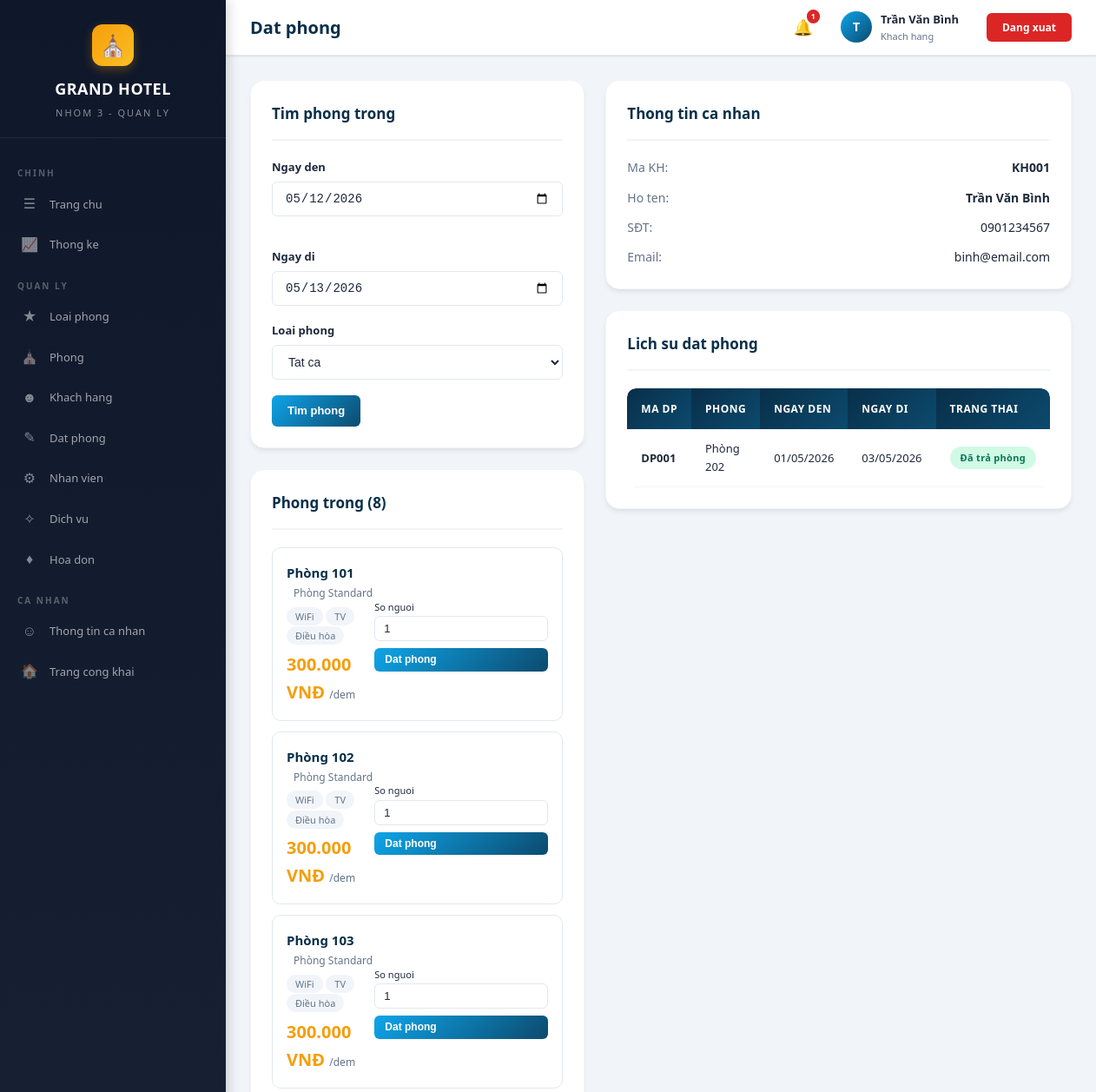
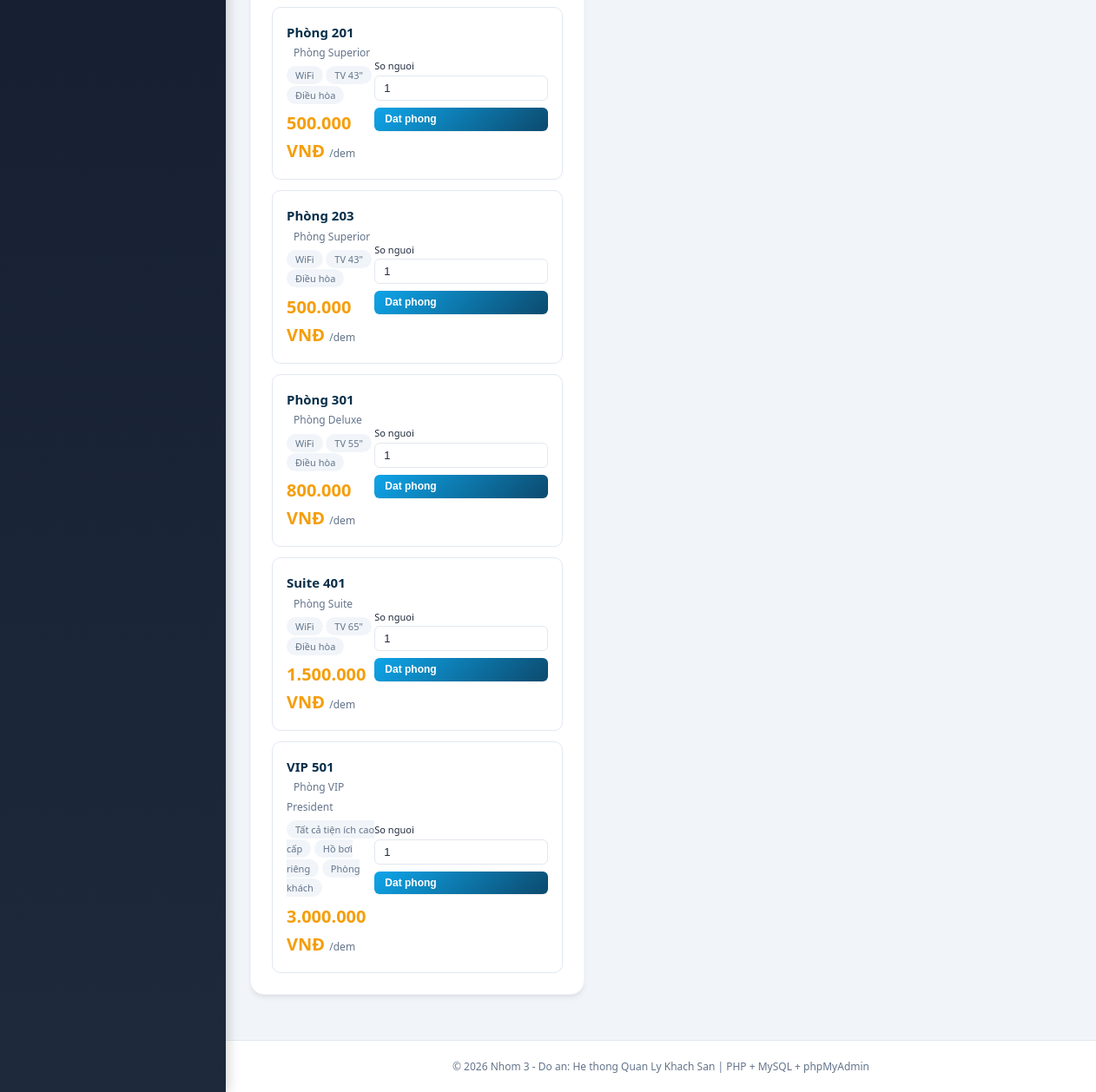
Page /datphong_khach.php (signed in) on the committed database (2 pictures, top to bottom).
### tables this page shows
CREATE TABLE IF NOT EXISTS phong (
    id INT AUTO_INCREMENT PRIMARY KEY,
    maphong VARCHAR(20) NOT NULL UNIQUE,
    tenphong VARCHAR(100) NOT NULL,
    loaiphong_id INT NOT NULL,
    tang INT DEFAULT 1,
    trangthai ENUM('trong', 'dang_thue', 'bao_tri', 'da_dat') DEFAULT 'trong',
    mota TEXT,
    hinhanh VARCHAR(255) DEFAULT '',
    created_at TIMESTAMP DEFAULT CURRENT_TIMESTAMP,
    FOREIGN KEY (loaiphong_id) REFERENCES loaiphong(id) ON DELETE RESTRICT
);

CREATE TABLE IF NOT EXISTS loaiphong (
    id INT AUTO_INCREMENT PRIMARY KEY,
    tenloai VARCHAR(100) NOT NULL,
    mota TEXT,
    giaban DECIMAL(12,2) NOT NULL DEFAULT 0,
    sophong_max INT DEFAULT 2,
    tienich TEXT,
    hinhanh VARCHAR(255) DEFAULT ''
);

CREATE TABLE IF NOT EXISTS khachhang (
    id INT AUTO_INCREMENT PRIMARY KEY,
    makh VARCHAR(20) NOT NULL UNIQUE,
    taikhoan_id INT,
    hoten VARCHAR(100) NOT NULL,
    cmnd VARCHAR(20),
    sdt VARCHAR(15),
    email VARCHAR(100),
    diachi TEXT,
    gioitinh ENUM('Nam', 'Nu', 'Khac') DEFAULT 'Nam',
    ngaysinh DATE,
    quoctich VARCHAR(50) DEFAULT 'Việt Nam',
    ghichu TEXT,
    created_at TIMESTAMP DEFAULT CURRENT_TIMESTAMP,
    FOREIGN KEY (taikhoan_id) REFERENCES taikhoan(id) ON DELETE SET NULL
);

CREATE TABLE IF NOT EXISTS datphong (
    id INT AUTO_INCREMENT PRIMARY KEY,
    madatphong VARCHAR(20) NOT NULL UNIQUE,
    khachhang_id INT NOT NULL,
    phong_id INT NOT NULL,
    nhanvien_id INT,
    ngayden DATE NOT NULL,
    ngaydi DATE NOT NULL,
    songuoi INT DEFAULT 1,
    yeucau TEXT,
    trangthai ENUM('cho_xac_nhan', 'da_xac_nhan', 'da_nhan_phong', 'da_tra_phong', 'da_huy') DEFAULT 'cho_xac_nhan',
    ghichu TEXT,
    created_at TIMESTAMP DEFAULT CURRENT_TIMESTAMP,
    updated_at TIMESTAMP DEFAULT CURRENT_TIMESTAMP ON UPDATE CURRENT_TIMESTAMP,
    FOREIGN KEY (khachhang_id) REFERENCES khachhang(id) ON DELETE RESTRICT,
    FOREIGN KEY (phong_id) REFERENCES phong(id) ON DELETE RESTRICT,
    FOREIGN KEY (nhanvien_id) REFERENCES nhanvien(id) ON DELETE SET NULL
);

### datphong_khach.php (the view, shortened to what this page needs)
<?php
require_once 'config.php';
$userId = $_SESSION['user_id'];
$stmt = $pdo->prepare("SELECT * FROM khachhang WHERE taikhoan_id = ?");
$stmt->execute([$userId]);
$khachHang = $stmt->fetch();
$ngayden = $_GET['ngayden'] ?? date('Y-m-d');
$ngaydi = $_GET['ngaydi'] ?? date('Y-m-d', strtotime('+1 day'));
$sql = "SELECT p.*, lp.tenloai, lp.giaban, lp.tienich, lp.sophong_max, lp.mota as loaimota
        FROM phong p LEFT JOIN loaiphong lp ON p.loaiphong_id=lp.id
        WHERE p.trangthai='trong'";
$params = [];
$sql .= " ORDER BY lp.giaban ASC";
$stmt = $pdo->prepare($sql);
$stmt->execute($params);
$dsPhongTrong = $stmt->fetchAll();
$dsLichSu = $pdo->prepare("SELECT dp.*, p.tenphong, lp.tenloai, lp.giaban FROM datphong dp LEFT JOIN phong p ON dp.phong_id=p.id LEFT JOIN loaiphong lp ON p.loaiphong_id=lp.id WHERE dp.khachhang_id=? ORDER BY dp.created_at DESC LIMIT 10");
$dsLichSu->execute([$khachHang['id']]);
$lichSu = $dsLichSu->fetchAll();
require_once 'header.php';
?>
<div style="display:grid; grid-template-columns:1fr 1fr; gap:24px;">
    <div>
        <div class="card">
            <div class="card-header">
                <h3>Tim phong trong</h3>
            </div>
            <form method="GET" action="">
                <div class="form-grid">
                    <div class="form-group">
                        <label>Ngay den</label>
                        <input type="date" name="ngayden" class="form-control" value="<?php echo htmlspecialchars($ngayden); ?>" required>
                    </div>
                    <div class="form-group">
                        <label>Ngay di</label>
                        <input type="date" name="ngaydi" class="form-control" value="<?php echo htmlspecialchars($ngaydi); ?>" required>
                    </div>
                </div>
                <div class="form-group">
                    <label>Loai phong</label>
                    <select name="loaiphong_id" class="form-control">
                        <option value="">Tat ca</option>
                    </select>
                </div>
                <button type="submit" class="btn btn-primary">Tim phong</button>
            </form>
        </div>
        <div class="card" style="margin-top:24px;">
            <div class="card-header">
                <h3>Phong trong (<span id="roomCount"><?php echo count($dsPhongTrong); ?></span>)</h3>
            </div>
            <?php if (empty($dsPhongTrong)): ?>
                <div class="empty-state">
                    <div class="empty-icon">&#9962;</div>
                    <h4>Khong co phong trong</h4>
                    <p>Vui long thu ngay khac hoac loai phong khac</p>
                </div>
            <?php else: ?>
                <div style="display:grid; gap:12px;">
                    <?php foreach ($dsPhongTrong as $p): ?>
                    <div style="border:1px solid var(--border); border-radius:var(--radius); padding:16px; display:flex; justify-content:space-between; align-items:center; transition:var(--transition);" onmouseover="this.style.borderColor='var(--primary-light)'" onmouseout="this.style.borderColor='var(--border)'">
                        <div>
                            <strong style="font-size:15px; color:var(--primary-dark);"><?php echo htmlspecialchars($p['tenphong']); ?></strong>
                            <span style="font-size:12px; color:var(--text-light); margin-left:8px;"><?php echo htmlspecialchars($p['tenloai']); ?></span>
                            <div style="margin-top:4px;">
                                <?php if ($p['tienich']): ?>
                                    <?php foreach (explode(',', $p['tienich']) as $i => $t): ?>
                                        <?php if ($i < 3): ?>
                                        <span class="room-amenity"><?php echo htmlspecialchars(trim($t)); ?></span>
                                        <?php endif; ?>
                                    <?php endforeach; ?>
                                <?php endif; ?>
                            </div>
                            <div style="margin-top:6px; font-size:20px; font-weight:800; color:var(--accent);">
                                <?php echo formatMoney($p['giaban']); ?> <small style="font-size:12px; font-weight:400; color:var(--text-light);">/dem</small>
                            </div>
                        </div>
                        <form method="POST" action="" style="display:flex; flex-direction:column; gap:8px; min-width:200px;">
                            <div>
                                <label style="font-size:11px;">So nguoi</label>
                                <input type="number" name="songuoi" class="form-control" value="1" min="1" max="<?php echo $p['sophong_max']; ?>" style="padding:6px 10px; font-size:13px;">
                            </div>
                            <button type="submit" class="btn btn-primary btn-sm">Dat phong</button>
                        </form>
                    </div>
                    <?php endforeach; ?>
                </div>
            <?php endif; ?>
        </div>
    </div>
    <div>
        <div class="card">
            <div class="card-header">
                <h3>Thong tin ca nhan</h3>
            </div>
            <div style="display:grid; gap:12px;">
                <div class="d-flex justify-between">
                    <span style="color:var(--text-light);">Ma KH:</span>
                    <strong><?php echo htmlspecialchars($khachHang['makh']); ?></strong>
                </div>
                <div class="d-flex justify-between">
                    <span style="color:var(--text-light);">Ho ten:</span>
                    <strong><?php echo htmlspecialchars($khachHang['hoten']); ?></strong>
                </div>
                <div class="d-flex justify-between">
                    <span style="color:var(--text-light);">SĐT:</span>
                    <span><?php echo htmlspecialchars($khachHang['sdt'] ?? 'Chua cap nhat'); ?></span>
                </div>
                <div class="d-flex justify-between">
                    <span style="color:var(--text-light);">Email:</span>
                    <span><?php echo htmlspecialchars($khachHang['email'] ?? 'Chua cap nhat'); ?></span>
                </div>
            </div>
        </div>
        <div class="card" style="margin-top:24px;">
            <div class="card-header">
                <h3>Lich su dat phong</h3>
            </div>
            <?php if (empty($lichSu)): ?>
                <div class="empty-state">
                    <div class="empty-icon">&#9998;</div>
                    <h4>Chua co lich su</h4>
                    <p>Ban chua dat phong nao</p>
                </div>
            <?php else: ?>
                <div class="table-wrapper">
                    <table>
                        <thead>
                            <tr>
                                <th>Ma DP</th>
                                <th>Phong</th>
                                <th>Ngay den</th>
                                <th>Ngay di</th>
                                <th>Trang thai</th>
                            </tr>
                        </thead>
                        <tbody>
                            <?php foreach ($lichSu as $ls): ?>
                            <tr>
                                <td><strong><?php echo htmlspecialchars($ls['madatphong']); ?></strong></td>
                                <td><?php echo htmlspecialchars($ls['tenphong']); ?></td>
                                <td><?php echo formatDate($ls['ngayden']); ?></td>
                                <td><?php echo formatDate($ls['ngaydi']); ?></td>
                                <td><?php echo getStatusBadge($ls['trangthai'], 'datphong'); ?></td>
                            </tr>
                            <?php endforeach; ?>
                        </tbody>
                    </table>
                </div>
            <?php endif; ?>
        </div>
    </div>
</div>
<?php require_once 'footer.php'; ?>

### config.php (shortened to what this page needs)
<?php
function formatMoney($amount) {
    return number_format($amount, 0, ',', '.') . ' VNĐ';
}
function formatDate($date) {
    return date('d/m/Y', strtotime($date));
}
function getStatusBadge($status, $type = 'phong') {
    $map = [
        'phong' => [
            'trong' => ['badge-success', 'Trống'],
            'dang_thue' => ['badge-info', 'Đang thuê'],
            'bao_tri' => ['badge-danger', 'Bảo trì'],
            'da_dat' => ['badge-warning', 'Đã đặt'],
        ],
        'datphong' => [
            'cho_xac_nhan' => ['badge-warning', 'Chờ xác nhận'],
            'da_xac_nhan' => ['badge-info', 'Đã xác nhận'],
            'da_nhan_phong' => ['badge-primary', 'Đã nhận phòng'],
            'da_tra_phong' => ['badge-success', 'Đã trả phòng'],
            'da_huy' => ['badge-danger', 'Đã hủy'],
        ],
        'hoadon' => [
            'chua_thanh_toan' => ['badge-danger', 'Chưa thanh toán'],
            'da_thanh_toan' => ['badge-success', 'Đã thanh toán'],
            'da_huy' => ['badge-secondary', 'Đã hủy'],
        ],
        'nhanvien' => [
            'hoat_dong' => ['badge-success', 'Hoạt động'],
            'nghi_viec' => ['badge-danger', 'Nghỉ việc'],
        ],
        'dichvu' => [
            'hoat_dong' => ['badge-success', 'Hoạt động'],
            'ngung' => ['badge-danger', 'Ngưng'],
        ],
        'taikhoan' => [
            'hoat_dong' => ['badge-success', 'Hoạt động'],
            'khoa' => ['badge-danger', 'Khóa'],
        ],
    ];
    $item = $map[$type][$status] ?? ['badge-secondary', $status];
    return '<span class="badge ' . $item[0] . '">' . $item[1] . '</span>';
}
?>

### style.css (style rules this page uses)
* { margin: 0; padding: 0; box-sizing: border-box; }
:root { --primary: #0c4a6e; --primary-light: #0ea5e9; --primary-lighter: #e0f2fe; --primary-dark: #082f49; --accent: #f59e0b; --accent-light: #fbbf24; --accent-lighter: #fef3c7; --success: #059669; --success-light: #10b981; --success-lighter: #d1fae5; --warning: #d97706; --warning-lighter: #fef3c7; --danger: #dc2626; --danger-light: #ef4444; --danger-lighter: #fee2e2; --info: #0284c7; --info-lighter: #e0f2fe; --bg: #f1f5f9; --bg-dark: #0f172a; --card: #ffffff; --text: #1e293b; --text-light: #64748b; --text-lighter: #94a3b8; --border: #e2e8f0; --border-light: #f1f5f9; --sidebar-w: 260px; --topbar-h: 64px; --radius: 10px; --radius-sm: 6px; --radius-lg: 16px; --shadow: 0 1px 3px rgba(0,0,0,0.06), 0 1px 2px rgba(0,0,0,0.04); --shadow-md: 0 4px 6px -1px rgba(0,0,0,0.07), 0 2px 4px -2px rgba(0,0,0,0.05); --shadow-lg: 0 10px 15px -3px rgba(0,0,0,0.08), 0 4px 6px -4px rgba(0,0,0,0.04); --shadow-xl: 0 20px 25px -5px rgba(0,0,0,0.1), 0 8px 10px -6px rgba(0,0,0,0.06); --transition: all 0.2s cubic-bezier(0.4, 0, 0.2, 1); }
body { font-family: 'Segoe UI', -apple-system, BlinkMacSystemFont, sans-serif; background: var(--bg); color: var(--text); line-height: 1.6; font-size: 14px; -webkit-font-smoothing: antialiased; }
.card { background: var(--card); border-radius: var(--radius-lg); box-shadow: var(--shadow-md); padding: 24px; margin-bottom: 24px; border: 1px solid var(--border-light); transition: var(--transition); }
.card-header { display: flex; justify-content: space-between; align-items: center; margin-bottom: 20px; padding-bottom: 16px; border-bottom: 2px solid var(--border-light); }
.card-header h3 { font-size: 17px; font-weight: 700; color: var(--primary-dark); }
.table-wrapper { overflow-x: auto; border-radius: var(--radius); }
table { width: 100%; border-collapse: separate; border-spacing: 0; }
table thead th { background: linear-gradient(135deg, var(--primary-dark), var(--primary)); color: #fff; padding: 14px 16px; text-align: left; font-size: 12px; font-weight: 600; white-space: nowrap; text-transform: uppercase; letter-spacing: 0.5px; border-bottom: none; }
table thead th:first-child { border-radius: var(--radius) 0 0 0; }
table thead th:last-child { border-radius: 0 var(--radius) 0 0; }
table tbody td { padding: 12px 16px; border-bottom: 1px solid var(--border-light); font-size: 13px; vertical-align: middle; }
table tbody tr { transition: var(--transition); }
.btn { display: inline-flex; align-items: center; gap: 6px; padding: 9px 18px; border: none; border-radius: var(--radius-sm); font-size: 13px; font-weight: 600; cursor: pointer; transition: var(--transition); text-decoration: none; line-height: 1.4; box-shadow: 0 1px 2px rgba(0,0,0,0.05); }
.btn-primary { background: linear-gradient(135deg, var(--primary-light), var(--primary)); color: #fff; }
.btn-sm { padding: 5px 12px; font-size: 12px; }
.form-grid { display: grid; grid-template-columns: repeat(auto-fit, minmax(280px, 1fr)); gap: 18px; }
.form-group { margin-bottom: 18px; }
.form-group label { display: block; font-size: 13px; font-weight: 600; color: var(--text); margin-bottom: 6px; }
.form-control { width: 100%; padding: 10px 14px; border: 1.5px solid var(--border); border-radius: var(--radius-sm); font-size: 14px; color: var(--text); background: #fff; transition: var(--transition); }
.form-control::placeholder { color: var(--text-lighter); }
select.form-control { appearance: auto; }
.badge { display: inline-flex; align-items: center; gap: 4px; padding: 4px 12px; border-radius: 20px; font-size: 11px; font-weight: 600; white-space: nowrap; letter-spacing: 0.3px; }
.badge-success { background: var(--success-lighter); color: #047857; }
.room-amenity { background: var(--border-light); color: var(--text-light); padding: 3px 10px; border-radius: 20px; font-size: 11px; font-weight: 500; }
.d-flex { display: flex; }
.justify-between { justify-content: space-between; }

### rows in the picture
phong: tenphong "Phòng 101", loaiphong.tenloai "Phòng Standard", loaiphong.tienich "WiFi", loaiphong.tienich "TV", loaiphong.tienich "Điều hòa", loaiphong.giaban "300.000 VNĐ"
phong: tenphong "Phòng 102", loaiphong.tenloai "Phòng Standard", loaiphong.tienich "WiFi", loaiphong.tienich "TV", loaiphong.tienich "Điều hòa", loaiphong.giaban "300.000 VNĐ"
phong: tenphong "Phòng 103", loaiphong.tenloai "Phòng Standard", loaiphong.tienich "WiFi", loaiphong.tienich "TV", loaiphong.tienich "Điều hòa", loaiphong.giaban "300.000 VNĐ"
phong: tenphong "Phòng 201", loaiphong.tenloai "Phòng Superior", loaiphong.tienich "WiFi", loaiphong.tienich "TV 43\"", loaiphong.tienich "Điều hòa", loaiphong.giaban "500.000 VNĐ"
phong: tenphong "Phòng 203", loaiphong.tenloai "Phòng Superior", loaiphong.tienich "WiFi", loaiphong.tienich "TV 43\"", loaiphong.tienich "Điều hòa", loaiphong.giaban "500.000 VNĐ"
phong: tenphong "Phòng 301", loaiphong.tenloai "Phòng Deluxe", loaiphong.tienich "WiFi", loaiphong.tienich "TV 55\"", loaiphong.tienich "Điều hòa", loaiphong.giaban "800.000 VNĐ"
phong: tenphong "Suite 401", loaiphong.tenloai "Phòng Suite", loaiphong.tienich "WiFi", loaiphong.tienich "TV 65\"", loaiphong.tienich "Điều hòa", loaiphong.giaban "1.500.000 VNĐ"
phong: tenphong "VIP 501", loaiphong.tenloai "Phòng VIP President", loaiphong.tienich "Tất cả tiện ích cao cấp", loaiphong.tienich "Hồ bơi riêng", loaiphong.tienich "Phòng khách", loaiphong.giaban "3.000.000 VNĐ"
khachhang: makh "KH001", hoten "Trần Văn Bình", sdt "0901234567", email "binh@email.com"
datphong: madatphong "DP001", phong.tenphong "Phòng 202", ngayden "01/05/2026", ngaydi "03/05/2026", trangthai "Đã trả phòng"

### other values in the picture
$page_title "Dat phong"
$unread "1"
mb_substr($_SESSION['hoten'] ?? 'A', 0, 1, 'UTF-8') "T"
$_SESSION['hoten'] "Trần Văn Bình"
count($dsPhongTrong) "8"
